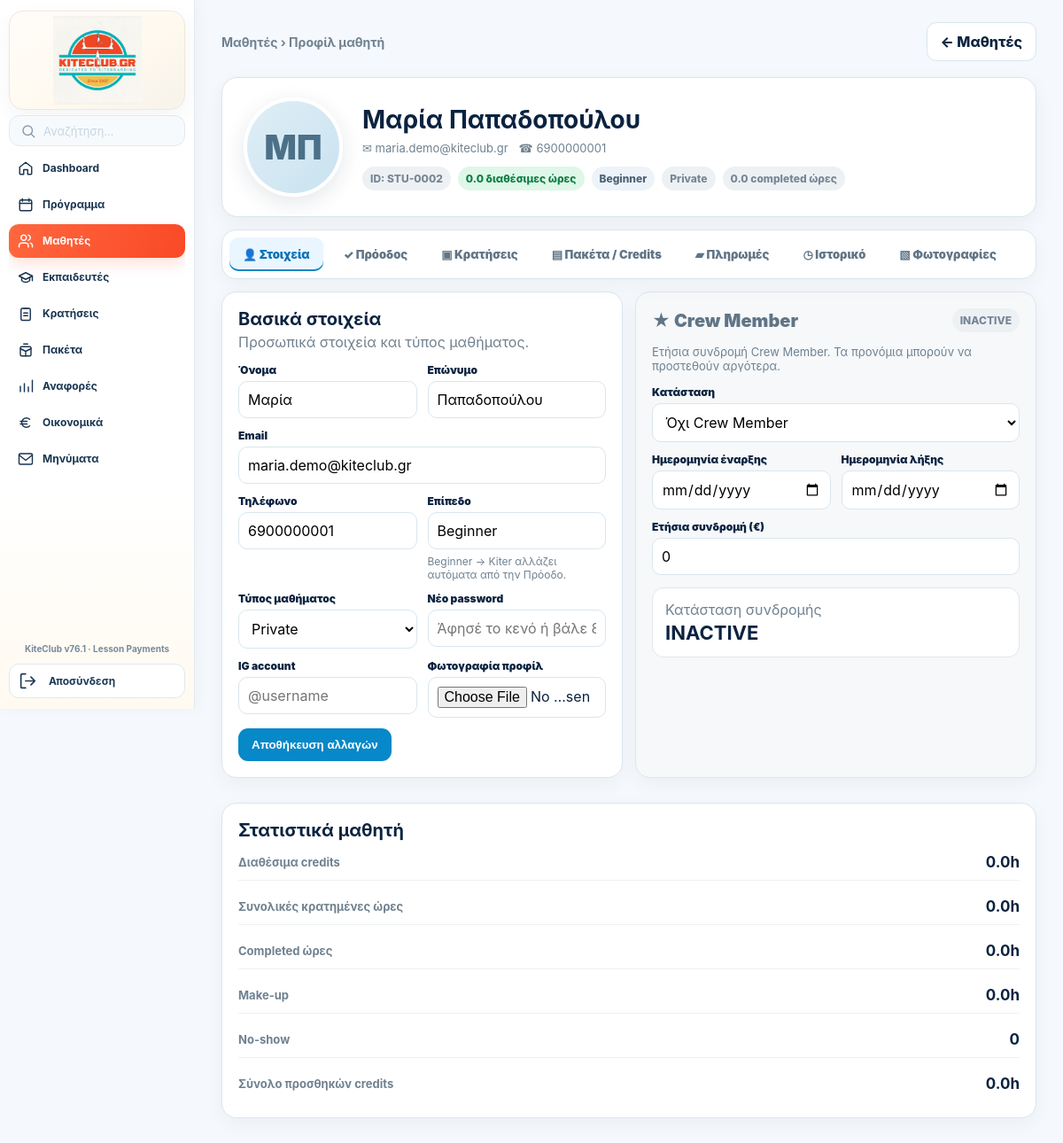
The app's page /admin/students/6 (signed in) with its own data.
### tables this page shows
CREATE TABLE users(
      id INTEGER PRIMARY KEY, name TEXT, email TEXT UNIQUE, phone TEXT,
      role TEXT NOT NULL, password_hash TEXT NOT NULL, active INTEGER DEFAULT 1
    , profile_photo TEXT, surname TEXT, instagram TEXT);

CREATE TABLE students(
      user_id INTEGER PRIMARY KEY, credits REAL DEFAULT 0, level TEXT DEFAULT 'Beginner'
    , student_code TEXT, lesson_type TEXT DEFAULT 'private', group_id INTEGER, crew_member INTEGER DEFAULT 0, crew_start_date TEXT, crew_end_date TEXT, crew_fee REAL DEFAULT 0);

### app.py (the view, shortened to what this page needs)
@app.route("/admin/students/<int:student_id>", methods=["GET","POST"])
def admin_student_profile(student_id):
    u=current_user()
    if not u or u["role"]!="admin":
        return redirect(url_for("login"))
    con=db()
    st=con.execute("""
      SELECT u.id,u.name,u.surname,u.instagram,u.email,u.phone,u.profile_photo,
             s.level,s.credits,s.student_code,s.lesson_type,s.group_id,
             COALESCE(s.crew_member,0) crew_member,s.crew_start_date,s.crew_end_date,COALESCE(s.crew_fee,0) crew_fee
      FROM users u JOIN students s ON s.user_id=u.id
      WHERE u.id=?
    """,(student_id,)).fetchone()
    if not st:
        con.close()
        flash("Ο μαθητής δεν βρέθηκε.")
        return redirect(url_for("admin")+"#students")
    booking_report=con.execute("""
      SELECT b.id,COALESCE(bp.attendance_status,b.status) status,bp.payment_status,bp.amount,b.duration,
             COALESCE(bp.participant_next_skill,b.next_skill) next_skill,
             COALESCE(bp.participant_notes,b.instructor_notes) instructor_notes,
             sl.lesson_date,sl.start_time,
             ins.name instructor,ins.surname instructor_surname,
             COALESCE(day_sp.name,slot_sp.name) spot
      FROM booking_participants bp
      JOIN bookings b ON b.id=bp.booking_id
      JOIN slots sl ON sl.id=b.slot_id
      JOIN users ins ON ins.id=sl.instructor_id
      JOIN spots slot_sp ON slot_sp.id=sl.spot_id
      LEFT JOIN day_spots ds ON ds.lesson_date=sl.lesson_date
      LEFT JOIN spots day_sp ON day_sp.id=ds.spot_id
      WHERE bp.student_id=?
      ORDER BY sl.lesson_date DESC,sl.start_time DESC
    """,(student_id,)).fetchall()
    completed_report=con.execute("""
      SELECT b.id,b.duration,COALESCE(bp.participant_next_skill,b.next_skill) next_skill,
             COALESCE(bp.attendance_at,b.completed_at) completed_at,
             sl.lesson_date,sl.start_time,
             ins.name instructor,ins.surname instructor_surname,
             COALESCE(day_sp.name,slot_sp.name) spot
      FROM booking_participants bp
      JOIN bookings b ON b.id=bp.booking_id
      JOIN slots sl ON sl.id=b.slot_id
      JOIN users ins ON ins.id=sl.instructor_id
      JOIN spots slot_sp ON slot_sp.id=sl.spot_id
      LEFT JOIN day_spots ds ON ds.lesson_date=sl.lesson_date
      LEFT JOIN spots day_sp ON day_sp.id=ds.spot_id
      WHERE bp.student_id=? AND COALESCE(bp.attendance_status,b.status)='completed'
      ORDER BY sl.lesson_date DESC,sl.start_time DESC
    """,(student_id,)).fetchall()
    no_show_report=con.execute("""
      SELECT b.id,b.duration,COALESCE(bp.attendance_at,b.no_show_at) no_show_at,
             sl.lesson_date,sl.start_time,
             ins.name instructor,ins.surname instructor_surname,
             COALESCE(day_sp.name,slot_sp.name) spot
      FROM booking_participants bp
      JOIN bookings b ON b.id=bp.booking_id
      JOIN slots sl ON sl.id=b.slot_id
      JOIN users ins ON ins.id=sl.instructor_id
      JOIN spots slot_sp ON slot_sp.id=sl.spot_id
      LEFT JOIN day_spots ds ON ds.lesson_date=sl.lesson_date
      LEFT JOIN spots day_sp ON day_sp.id=ds.spot_id
      WHERE bp.student_id=? AND COALESCE(bp.attendance_status,b.status)='no_show'
      ORDER BY sl.lesson_date DESC,sl.start_time DESC
    """,(student_id,)).fetchall()
    makeup_report=con.execute("""
      SELECT b.id,b.duration,COALESCE(bp.attendance_at,b.completed_at,b.no_show_at) attendance_at,
             COALESCE(bp.participant_notes,b.instructor_notes) instructor_notes,
             sl.lesson_date,sl.start_time,
             ins.name instructor,ins.surname instructor_surname,
             COALESCE(day_sp.name,slot_sp.name) spot
      FROM booking_participants bp
      JOIN bookings b ON b.id=bp.booking_id
      JOIN slots sl ON sl.id=b.slot_id
      JOIN users ins ON ins.id=sl.instructor_id
      JOIN spots slot_sp ON slot_sp.id=sl.spot_id
      LEFT JOIN day_spots ds ON ds.lesson_date=sl.lesson_date
      LEFT JOIN spots day_sp ON day_sp.id=ds.spot_id
      WHERE bp.student_id=? AND bp.attendance_status='makeup'
      ORDER BY sl.lesson_date DESC,sl.start_time DESC
    """,(student_id,)).fetchall()
    credit_history=con.execute("""
      SELECT *
      FROM credit_ledger
      WHERE student_id=?
      ORDER BY created_at DESC,id DESC
    """,(student_id,)).fetchall()
    total_booked_hours=float(sum(
      float(r["duration"] or 0)
      for r in booking_report
      if not str(r["status"]).startswith("cancelled")
    ))
    completed_hours=float(sum(float(r["duration"] or 0) for r in completed_report))
    no_show_hours=float(sum(float(r["duration"] or 0) for r in no_show_report))
    no_show_count=len(no_show_report)
    makeup_hours=float(sum(float(r["duration"] or 0) for r in makeup_report))
    makeup_count=len(makeup_report)
    total_credit_in=float(sum(float(r["amount"] or 0) for r in credit_history if float(r["amount"] or 0)>0))
    total_credit_out=abs(float(sum(float(r["amount"] or 0) for r in credit_history if float(r["amount"] or 0)<0)))
    available_packages=con.execute("""
      SELECT * FROM packages WHERE active=1 ORDER BY hours,price,id
    """).fetchall()
    package_history=con.execute("""
      SELECT sp.*,p.name catalog_name
      FROM student_packages sp
      LEFT JOIN packages p ON p.id=sp.package_id
      WHERE sp.student_id=?
      ORDER BY sp.purchased_at DESC,sp.id DESC
    """,(student_id,)).fetchall()
    package_payments=con.execute("SELECT * FROM student_payments WHERE student_id=? ORDER BY payment_date DESC,id DESC",(student_id,)).fetchall()
    lesson_debts=con.execute("""
      SELECT d.*,b.duration,b.status booking_status,sl.lesson_date,sl.start_time,
        iu.name instructor_name,iu.surname instructor_surname
      FROM lesson_debts d JOIN bookings b ON b.id=d.booking_id
      JOIN slots sl ON sl.id=b.slot_id JOIN users iu ON iu.id=sl.instructor_id
      WHERE d.student_id=? ORDER BY sl.lesson_date DESC,sl.start_time DESC,d.id DESC
    """,(student_id,)).fetchall()
    lesson_payments=con.execute("""SELECT lp.*,d.booking_id FROM lesson_payments lp
      JOIN lesson_debts d ON d.id=lp.debt_id WHERE lp.student_id=?
      ORDER BY lp.payment_date DESC,lp.id DESC""",(student_id,)).fetchall()
    group_members=_group_members(con,student_id)
    group_partner_ids=[r["id"] for r in group_members if r["id"]!=student_id]
    all_students=con.execute("""
      SELECT u.id,u.name,u.surname,u.email,s.student_code,s.lesson_type,s.group_id
      FROM users u JOIN students s ON s.user_id=u.id
      WHERE u.id<>? AND COALESCE(u.active,1)=1
        AND (s.group_id IS NULL OR s.group_id=?)
      ORDER BY u.name,u.surname
    """,(student_id,st["group_id"])).fetchall()
    student_photos=con.execute("""
      SELECT * FROM student_photos WHERE student_id=?
      ORDER BY COALESCE(photo_date,'') DESC, created_at DESC, id DESC
    """,(student_id,)).fetchall()
    progress=get_student_progress(con,student_id)
    today_iso=datetime.now().date().isoformat()
    crew_status="inactive"
    con.close()
    return render_template(
      "admin_student_profile.html",
      student=st,
      booking_report=booking_report,
      completed_report=completed_report,
      no_show_report=no_show_report,makeup_report=makeup_report,
      credit_history=credit_history,
      total_booked_hours=total_booked_hours,
      completed_hours=completed_hours,
      no_show_hours=no_show_hours,
      no_show_count=no_show_count,makeup_hours=makeup_hours,makeup_count=makeup_count,
      total_credit_in=total_credit_in,
      total_credit_out=total_credit_out,
      available_packages=available_packages,
      package_history=package_history,
      package_payments=package_payments,lesson_debts=lesson_debts,lesson_payments=lesson_payments,
      group_members=group_members,
      group_partner_ids=group_partner_ids,
      all_students=all_students,
      crew_status=crew_status,
      student_photos=student_photos,
      progress=progress
    )

### templates/admin_student_profile.html (shortened to what this page needs)
{% extends "base.html" %}{% block content %}
<link rel="stylesheet" href="{{url_for('static',filename='admin-shared.css')}}">
<div class="admin-shell">
  {% set admin_active='students' %}{% include '_admin_sidebar_static.html' %}
  <main class="admin-main">
    <div class="student-profile">
      <div class="admin-page-head">
        <div><div class="admin-page-sub">Μαθητές › Προφίλ μαθητή</div></div>
        <a class="btn alt" href="{{url_for('admin')}}#students">← Μαθητές</a>
      </div>
      <section class="card profile-hero">
        <div class="avatar-box">{% if student.profile_photo %}<img src="{{url_for('static',filename=student.profile_photo)}}" alt="{{student.name}}">{% else %}{{student.name[:1]}}{{student.surname[:1] if student.surname else ''}}{% endif %}</div>
        <div>
          <div class="hero-name"><h2>{{student.name}}{% if student.surname %} {{student.surname}}{% endif %}</h2></div>
          <div class="hero-meta"><span>✉ {{student.email}}</span>{% if student.phone %}<span>☎ {{student.phone}}</span>{% endif %}{% if student.instagram %}<span>◎ {{student.instagram}}</span>{% endif %}</div>
          <div class="hero-badges"><span class="badge off">ID: {{student.student_code}}</span><span class="badge ok">{{student.credits}} διαθέσιμες ώρες</span><span class="badge off level-badge">{{progress.current_level}}</span><span class="badge off">{{'Private' if student.lesson_type=='private' else ('2P Group' if student.lesson_type=='2p' else '3P Group')}}</span><span class="badge off">{{completed_hours}} completed ώρες</span></div>
        </div>
      </section>
      <div class="profile-tabs" role="tablist">
        <button class="profile-tab active" type="button" data-tab="details">👤 Στοιχεία</button>
        <button class="profile-tab" type="button" data-tab="progress">✓ Πρόοδος</button>
        <button class="profile-tab" type="button" data-tab="bookings">▣ Κρατήσεις</button>
        <button class="profile-tab" type="button" data-tab="packages">▤ Πακέτα / Credits</button>
        <button class="profile-tab" type="button" data-tab="payments">▰ Πληρωμές</button>
        <button class="profile-tab" type="button" data-tab="history">◷ Ιστορικό</button>
        <button class="profile-tab" type="button" data-tab="photos">▧ Φωτογραφίες</button>
      </div>
      <section class="profile-pane active" data-pane="details">
        <div class="overview-grid">
          <div class="section-card">
            <div class="section-head"><div><h2>Βασικά στοιχεία</h2><div class="muted">Προσωπικά στοιχεία και τύπος μαθήματος.</div></div></div>
            <form method="post" enctype="multipart/form-data" class="edit-grid" id="studentEditForm"><input type="hidden" name="_csrf_token" value="{{ csrf_token() }}">
              <div><label>Όνομα</label><input name="name" value="{{student.name}}" required></div>
              <div><label>Επώνυμο</label><input name="surname" value="{{student.surname or ''}}"></div>
              <div class="full"><label>Email</label><input type="email" name="email" value="{{student.email}}" required></div>
              <div><label>Τηλέφωνο</label><input name="phone" value="{{student.phone or ''}}"></div>
              <div><label>Επίπεδο</label><input value="{{progress.current_level}}" readonly><div class="group-help">Beginner → Kiter αλλάζει αυτόματα από την Πρόοδο.</div></div>
              <div><label>Τύπος μαθήματος</label><select name="lesson_type" id="lessonTypeSelect"><option value="private" {% if student.lesson_type=='private' %}selected{% endif %}>Private</option></select></div>
              <div><label>Νέο password</label><input name="password" placeholder="Άφησέ το κενό ή βάλε 8+ χαρακτήρες με γράμματα και αριθμούς"></div>
              <div><label>IG account</label><input name="instagram" value="{{student.instagram or ''}}" placeholder="@username"></div>
              <div><label>Φωτογραφία προφίλ</label><input type="file" name="profile_photo" accept=".jpg,.jpeg,.png,.webp,image/jpeg,image/png,image/webp"></div>
              <div class="full"><button class="btn" type="submit">Αποθήκευση αλλαγών</button></div>
            </form>
          </div>
          <div class="section-card crew-card {{'inactive' if crew_status=='inactive' else ''}}">
            <div class="section-head"><div class="crew-title">★ Crew Member</div>{% if crew_status=='active' %}<span class="crew-badge">ACTIVE</span>{% elif crew_status=='expired' %}<span class="crew-badge crew-expired">EXPIRED</span>{% elif crew_status=='scheduled' %}<span class="crew-badge crew-scheduled">SCHEDULED</span>{% else %}<span class="badge off">INACTIVE</span>{% endif %}</div>
            <div class="muted" style="font-size:13px;margin-bottom:14px">Ετήσια συνδρομή Crew Member. Τα προνόμια μπορούν να προστεθούν αργότερα.</div>
            <div class="edit-grid">
              <div class="full"><label>Κατάσταση</label><select name="crew_member" form="studentEditForm"><option value="0" {% if not student.crew_member %}selected{% endif %}>Όχι Crew Member</option></select></div>
              <div><label>Ημερομηνία έναρξης</label><input type="date" name="crew_start_date" form="studentEditForm" value="{{student.crew_start_date or ''}}"></div>
              <div><label>Ημερομηνία λήξης</label><input type="date" name="crew_end_date" form="studentEditForm" value="{{student.crew_end_date or ''}}"></div>
              <div class="full"><label>Ετήσια συνδρομή (€)</label><input type="number" min="0" step="0.01" name="crew_fee" form="studentEditForm" value="{{student.crew_fee or 0}}"></div>
            </div>
            <div class="crew-status-box"><span class="muted">Κατάσταση συνδρομής</span><strong>{% if crew_status=='active' %}ACTIVE{% elif crew_status=='expired' %}EXPIRED{% elif crew_status=='scheduled' %}SCHEDULED{% else %}INACTIVE{% endif %}</strong></div>
          </div>
          <div class="section-card stats-card">
            <h2>Στατιστικά μαθητή</h2><div class="stats-stack"><div class="stat-line"><span>Διαθέσιμα credits</span><b>{{student.credits}}h</b></div><div class="stat-line"><span>Συνολικές κρατημένες ώρες</span><b>{{total_booked_hours}}h</b></div><div class="stat-line"><span>Completed ώρες</span><b>{{completed_hours}}h</b></div><div class="stat-line"><span>Make-up</span><b>{{makeup_hours}}h</b></div><div class="stat-line"><span>No-show</span><b>{{no_show_count}}</b></div><div class="stat-line"><span>Σύνολο προσθηκών credits</span><b>{{total_credit_in}}h</b></div></div>
          </div>
        </div>
      </section>
    </div>
  </main>
</div>
<link rel="stylesheet" href="{{url_for('static',filename='admin-v4.css')}}">
{% endblock %}

### records on screen
users: name "Μ", surname "Π", name "Μαρία", surname "Παπαδοπούλου", email "maria.demo@kiteclub.gr", phone "6900000001"
students: student_code "STU-0002", credits "0.0", lesson_type "Private"

### other values on screen
{{ app_version }} "KiteClub v76.1 · Lesson Payments"
{{ progress.current_level }} "Beginner"
{{ completed_hours }} "0.0"
{{ total_booked_hours }} "0.0"
{{ makeup_hours }} "0.0"
{{ no_show_count }} "0"
{{ total_credit_in }} "0.0"
